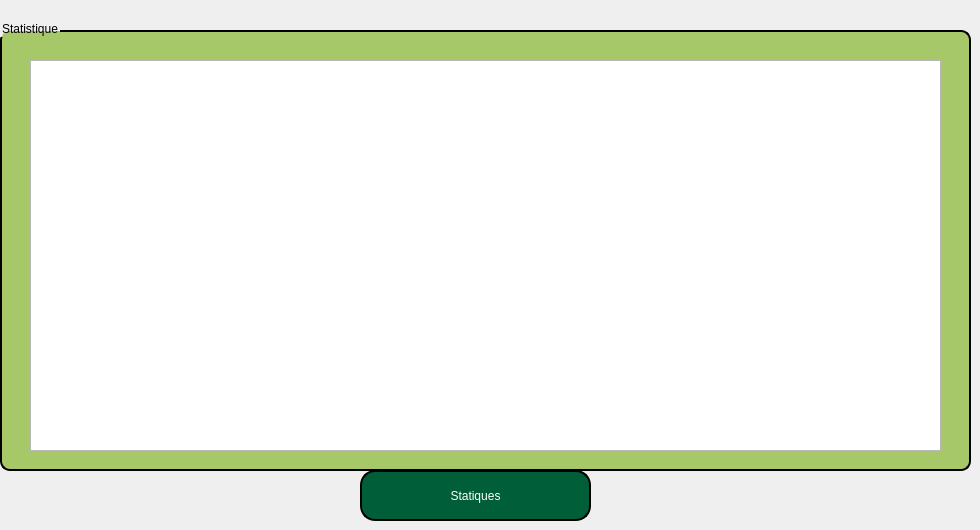
       <widget class="QWidget" name="tab_17">
        <attribute name="title">
         <string>Page</string>
        </attribute>
        <widget class="QPushButton" name="pushButton_34">
         <property name="geometry">
          <rect>
           <x>360</x>
           <y>470</y>
           <width>231</width>
           <height>51</height>
          </rect>
         </property>
         <property name="styleSheet">
          <string notr="true">QPushButton {
    color: white;                      /* Text color */
    border: 2px solid black;         /* Border width and color */
    border-radius: 15px;              /* Round the corners */
    background-color: #005e38;        /* Optional: Set a background color */
    padding: 10px 20px;               /* Add padding for better aesthetics */
}

QPushButton:hover {
    background-color: #45a049;        /* Change background color on hover */
}

QPushButton:pressed {
    background-color: #3e8e41;        /* Change background color when pressed */
}</string>
         </property>
         <property name="text">
          <string>Statiques</string>
         </property>
        </widget>
        <widget class="QGroupBox" name="groupBox_11">
         <property name="geometry">
          <rect>
           <x>0</x>
           <y>20</y>
           <width>971</width>
           <height>451</height>
          </rect>
         </property>
         <property name="styleSheet">
          <string notr="true">QGroupBox {
    background-color: #a6c868;     /* Set background color to white */
    border: 2px solid;   /* Set border color */
    border-radius: 10px;         /* Rounded corners */
    margin-top: 10px;            /* Space for the title */
    padding: 10px;               /* Padding inside the box */
}</string>
         </property>
         <property name="title">
          <string>Statistique</string>
         </property>
         <widget class="QColumnView" name="columnView">
          <property name="geometry">
           <rect>
            <x>30</x>
            <y>40</y>
            <width>911</width>
            <height>391</height>
           </rect>
          </property>
         </widget>
        </widget>
       </widget>
